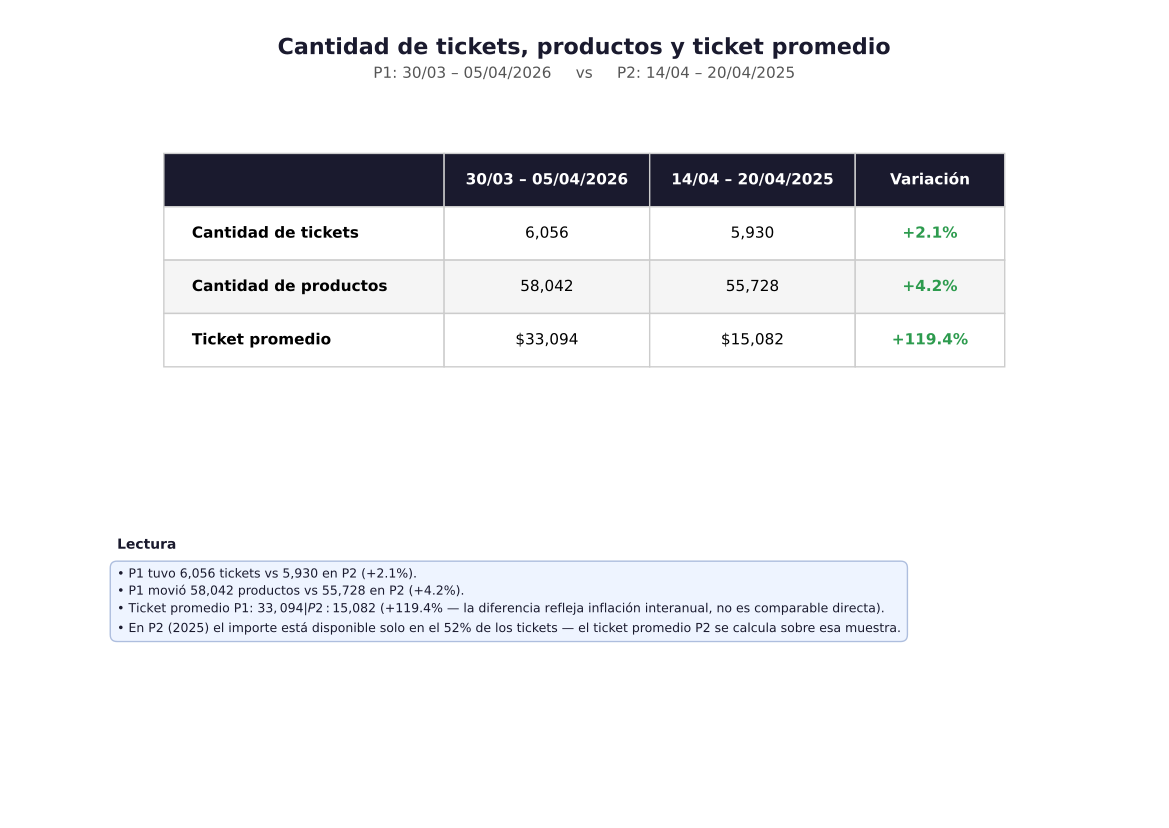

The script that saved this image:
"""
Análisis acotado al pedido de Sebastián (WhatsApp 06/04/2026):

  - Semana P1: 30/03/2026 → 05/04/2026
  - Semana P2: 14/04/2025 → 20/04/2025

  Métricas pedidas (y solo estas):
    1. Cantidad de tickets y cantidad de productos (P1 vs P2)
    2. Promedio de tickets (por día) y productos por ticket
    3. Media, mediana y percentiles del importe del ticket POR HORA
    4. Distribución de tickets por caja

Cada bloque va en una página propia con su gráfico y la explicación debajo.
"""
import re
import warnings
from pathlib import Path

import matplotlib
matplotlib.use("Agg")
import matplotlib.pyplot as plt
import matplotlib.gridspec as gridspec
from matplotlib.backends.backend_pdf import PdfPages
import numpy as np
import pandas as pd

warnings.filterwarnings("ignore")

# ── Rutas ──────────────────────────────────────────────────────────────────
BASE       = Path(__file__).resolve().parents[1]
OUT_DIR    = BASE / "abril"
CSV_HIST   = BASE / "data" / "raw" / "comprobantes_ventas_horario.csv"
PARQUET_DL = BASE / "data" / "processed" / "detalle_lineas.parquet"
EXCEL_2026 = Path(r"D:/GoogleDrive/PYMEINSIDE/nino/extraccion datos/2026/marzo/ReporteComprobantesVenta6-4.xlsx")

PDF_PATH   = OUT_DIR / "analisis_solo_pedido_sebastian.pdf"

# ── Períodos ───────────────────────────────────────────────────────────────
P1_START, P1_END = pd.Timestamp("2026-03-30"), pd.Timestamp("2026-04-05")
P2_START, P2_END = pd.Timestamp("2025-04-14"), pd.Timestamp("2025-04-20")
P1_LABEL = "30/03 – 05/04/2026"
P2_LABEL = "14/04 – 20/04/2025"
DIAS_ES  = ["Lun", "Mar", "Mié", "Jue", "Vie", "Sáb", "Dom"]

# ── Mapa cajas ──────────────────────────────────────────────────────────────
PV_MAP = {"0014":1,"0015":1,"0016":2,"0017":2,"0018":3,"0019":3,
          "0020":4,"0021":4,"0022":5,"0023":5,"0024":6,"0025":6,
          "0026":7,"0027":7,"0028":8,"0029":8}

# ── Colores ─────────────────────────────────────────────────────────────────
C1   = "#E63946"   # rojo  → P1 2026
C2   = "#4A90D9"   # azul  → P2 2025
CDARK = "#1A1A2E"
SPINE = "#CCCCCC"
C_INSIGHT, C_INS_BORDER = "#EEF4FF", "#AABBDD"

# ═══════════════════════════════════════════════════════════════════════════
# 1. CARGA DE DATOS
# ═══════════════════════════════════════════════════════════════════════════

def parse_hora_csv(s):
    """'1899-12-30 17:29:00,000' → 17"""
    try:
        return int(str(s)[11:13])
    except Exception:
        return np.nan

def parse_hora_excel(s):
    """'08:38' → 8"""
    try:
        return int(str(s)[:2])
    except Exception:
        return np.nan

def extract_pv(comp):
    """'Factura B 0020-00183892' → '0020'"""
    m = re.search(r'(\d{4})-\d+', str(comp))
    return m.group(1) if m else None


print("Cargando CSV histórico (2025)...")
csv = pd.read_csv(CSV_HIST, sep=";", low_memory=False)
csv = csv[csv["Comprobante"].astype(str).str.startswith("Factura", na=False)].copy()
csv["fecha"] = pd.to_datetime(csv["Fecha"].astype(str).str[:10])
csv["hora"]  = csv["Hora"].apply(parse_hora_csv)
csv["pv"]    = csv["Comprobante"].apply(extract_pv)
csv["caja"]  = csv["pv"].map(PV_MAP).fillna(0).astype(int)
csv["Importe"] = pd.to_numeric(csv["Importe"], errors="coerce")
csv = csv[csv["hora"].notna() & (csv["hora"] >= 7) & (csv["hora"] <= 22)]

print("Cargando Excel 2026...")
xl = pd.read_excel(EXCEL_2026, header=4)
xl = xl[~xl["Fecha"].astype(str).str.contains("TOTAL|nan", na=False)].copy()
xl["fecha"] = pd.to_datetime(xl["Fecha"], dayfirst=True, errors="coerce")
xl = xl[xl["fecha"].notna() & xl["Comprobante"].astype(str).str.startswith("Factura")].copy()
xl["hora"] = xl["Hora"].apply(parse_hora_excel)
xl["pv"]   = xl["Comprobante"].apply(extract_pv)
xl["caja"] = xl["pv"].map(PV_MAP).fillna(0).astype(int)
xl["Importe"] = pd.to_numeric(xl["Importe"], errors="coerce")
xl = xl[xl["hora"].notna() & (xl["hora"] >= 7) & (xl["hora"] <= 22)]

print("Cargando líneas (parquet) para conteo de productos...")
dl = pd.read_parquet(PARQUET_DL)

# ── Filtrar a los dos períodos ──────────────────────────────────────────────
p1_tk = xl[(xl["fecha"] >= P1_START) & (xl["fecha"] <= P1_END)].copy()
p2_tk = csv[(csv["fecha"] >= P2_START) & (csv["fecha"] <= P2_END)].copy()

p1_items = dl[(dl["fecha"] >= P1_START) & (dl["fecha"] <= P1_END)]
p2_items = dl[(dl["fecha"] >= P2_START) & (dl["fecha"] <= P2_END)]

print(f"P1 tickets: {p1_tk['Comprobante'].nunique():,}  |  P2 tickets: {p2_tk['Comprobante'].nunique():,}")
print(f"P1 items:   {len(p1_items):,}                |  P2 items:   {len(p2_items):,}")

p2_imp_validos = int(p2_tk["Importe"].notna().sum())
p2_imp_total   = len(p2_tk)
print(f"P2 importes disponibles: {p2_imp_validos:,}/{p2_imp_total:,} "
      f"({p2_imp_validos/p2_imp_total*100:.0f}%)")


# ═══════════════════════════════════════════════════════════════════════════
# 2. KPIs Y MÉTRICAS
# ═══════════════════════════════════════════════════════════════════════════

def kpis(tk_df, items_df):
    n_tk    = tk_df["Comprobante"].nunique()
    n_items = len(items_df)
    # Ticket promedio = importe total / cantidad tickets (solo importes válidos)
    imp_validos = tk_df[tk_df["Importe"].notna() & (tk_df["Importe"] > 0)]
    tk_prom = imp_validos["Importe"].mean() if len(imp_validos) else 0
    return {
        "tickets":    n_tk,
        "productos":  n_items,
        "tk_promedio": tk_prom,
    }

kp1 = kpis(p1_tk, p1_items)
kp2 = kpis(p2_tk, p2_items)

# Stats del importe del ticket POR HORA
def importe_hora_stats(tk_df):
    tk_df = tk_df[tk_df["Importe"].notna() & (tk_df["Importe"] > 0)].copy()
    out = {}
    for h in range(7, 23):
        sub = tk_df[tk_df["hora"] == h]["Importe"]
        if len(sub) < 3:
            out[h] = {"n": 0, "media": 0, "mediana": 0, "p25": 0, "p75": 0, "p90": 0}
        else:
            out[h] = {
                "n":       len(sub),
                "media":   sub.mean(),
                "mediana": sub.median(),
                "p25":     sub.quantile(0.25),
                "p75":     sub.quantile(0.75),
                "p90":     sub.quantile(0.90),
            }
    return pd.DataFrame(out).T

imp_h_p1 = importe_hora_stats(p1_tk)
imp_h_p2 = importe_hora_stats(p2_tk)

# Distribución por caja
def caja_stats(tk_df):
    df = tk_df[tk_df["caja"] > 0]
    g = df.groupby("caja").agg(
        tickets=("Comprobante", "nunique"),
        imp_med=("Importe", "median"),
    )
    return g.reindex(range(1, 9), fill_value=0)

caja_p1 = caja_stats(p1_tk)
caja_p2 = caja_stats(p2_tk)


# ═══════════════════════════════════════════════════════════════════════════
# 3. PDF
# ═══════════════════════════════════════════════════════════════════════════

OUT_DIR.mkdir(exist_ok=True)

def style_ax(ax, title=None, xlabel=None, ylabel=None):
    ax.set_facecolor("white")
    for sp in ax.spines.values():
        sp.set_color(SPINE); sp.set_linewidth(0.7)
    ax.tick_params(labelsize=8, color=CDARK)
    ax.grid(axis="y", color="#EEEEEE", linewidth=0.6, zorder=0)
    if title:  ax.set_title(title, fontsize=10, fontweight="bold", color=CDARK, pad=6)
    if xlabel: ax.set_xlabel(xlabel, fontsize=8.5, color=CDARK)
    if ylabel: ax.set_ylabel(ylabel, fontsize=8.5, color=CDARK)

def fmt_d(d):
    return f"+{d:.1f}%" if d >= 0 else f"{d:.1f}%"

def explica(ax, lines, ax_title="Lectura"):
    """Coloca una caja de texto con la explicación debajo del gráfico."""
    ax.axis("off")
    txt = "\n".join(["• " + l for l in lines])
    ax.text(0.0, 0.97, ax_title, transform=ax.transAxes,
            ha="left", va="top", fontsize=10, fontweight="bold", color=CDARK)
    ax.text(0.0, 0.84, txt, transform=ax.transAxes,
            ha="left", va="top", fontsize=9, color="#1A1A2E",
            linespacing=1.45,
            bbox=dict(boxstyle="round,pad=0.55", facecolor=C_INSIGHT,
                      edgecolor=C_INS_BORDER, alpha=0.95))


with PdfPages(PDF_PATH) as pdf:

    # =========================================================================
    # PÁGINA 1: Cantidad de tickets, productos y ticket promedio
    # =========================================================================
    fig = plt.figure(figsize=(11.69, 8.27))
    fig.patch.set_facecolor("white")
    gs = gridspec.GridSpec(2, 1, figure=fig,
                           left=0.10, right=0.90, top=0.88, bottom=0.08,
                           height_ratios=[1.4, 1.0], hspace=0.40)

    fig.text(0.5, 0.955, "Cantidad de tickets, productos y ticket promedio",
             ha="center", va="top", fontsize=16, fontweight="bold", color=CDARK)
    fig.text(0.5, 0.920, f"P1: {P1_LABEL}     vs     P2: {P2_LABEL}",
             ha="center", va="top", fontsize=11, color="#555")

    # ── Tabla resumen ──────────────────────────────────────────────────────
    ax_tbl = fig.add_subplot(gs[0]); ax_tbl.axis("off")
    vd  = (kp1["tickets"]    / kp2["tickets"]    - 1) * 100
    pdv = (kp1["productos"]  / kp2["productos"]  - 1) * 100
    vtp = (kp1["tk_promedio"]/ kp2["tk_promedio"]- 1) * 100 if kp2["tk_promedio"] else 0

    tbl_data = [
        ["", P1_LABEL, P2_LABEL, "Variación"],
        ["Cantidad de tickets",   f"{kp1['tickets']:,.0f}",   f"{kp2['tickets']:,.0f}",   fmt_d(vd)],
        ["Cantidad de productos", f"{kp1['productos']:,.0f}", f"{kp2['productos']:,.0f}", fmt_d(pdv)],
        ["Ticket promedio",       f"${kp1['tk_promedio']:,.0f}", f"${kp2['tk_promedio']:,.0f}", fmt_d(vtp)],
    ]
    col_w = [0.30, 0.22, 0.22, 0.16]
    tbl = ax_tbl.table(cellText=tbl_data[1:], colLabels=tbl_data[0],
                       colWidths=col_w, loc="center", cellLoc="center")
    tbl.auto_set_font_size(False); tbl.set_fontsize(11)
    for (r, c), cell in tbl.get_celld().items():
        cell.set_edgecolor(SPINE)
        if r == 0:
            cell.set_facecolor(CDARK); cell.set_text_props(color="white", fontweight="bold")
        elif r % 2 == 0: cell.set_facecolor("#F5F5F5")
        else:            cell.set_facecolor("white")
        if c == 0 and r > 0:
            cell.set_text_props(ha="left", fontweight="bold")
        if c == 3 and r > 0:
            v = tbl_data[r][3]
            cell.set_text_props(
                color="#2D9B4E" if v.startswith("+") else C1,
                fontweight="bold")
    tbl.scale(1, 3.2)

    # ── Explicación ───────────────────────────────────────────────────────
    ax_exp = fig.add_subplot(gs[1])
    explica(ax_exp, [
        f"P1 tuvo {kp1['tickets']:,} tickets vs {kp2['tickets']:,} en P2 ({fmt_d(vd)}).",
        f"P1 movió {kp1['productos']:,} productos vs {kp2['productos']:,} en P2 ({fmt_d(pdv)}).",
        f"Ticket promedio P1: ${kp1['tk_promedio']:,.0f}  |  P2: ${kp2['tk_promedio']:,.0f} "
        f"({fmt_d(vtp)} — la diferencia refleja inflación interanual, no es comparable directa).",
        f"En P2 (2025) el importe está disponible solo en el {p2_imp_validos/p2_imp_total*100:.0f}% "
        f"de los tickets — el ticket promedio P2 se calcula sobre esa muestra.",
    ])

    pdf.savefig(fig, dpi=150)
    plt.close(fig)

    # =========================================================================
    # PÁGINA 2: Importe del ticket por hora — media, mediana, percentiles
    # =========================================================================
    fig2 = plt.figure(figsize=(11.69, 8.27))
    fig2.patch.set_facecolor("white")
    gs2 = gridspec.GridSpec(3, 1, figure=fig2,
                            left=0.07, right=0.97, top=0.91, bottom=0.05,
                            height_ratios=[1.7, 1.4, 1.1], hspace=0.55)

    fig2.text(0.5, 0.965, "Importe del ticket por hora — media, mediana y percentiles",
              ha="center", va="top", fontsize=15, fontweight="bold", color=CDARK)
    fig2.text(0.5, 0.935,
              f"P1: {P1_LABEL}     vs     P2: {P2_LABEL}     "
              f"(*P2: importe disponible en {p2_imp_validos/p2_imp_total*100:.0f}% de los tickets)",
              ha="center", va="top", fontsize=9, color="#555")

    horas_act = [h for h in range(8, 22)
                 if (h in imp_h_p1.index and imp_h_p1.loc[h, "n"] > 0)]

    # ── Gráfico de líneas ────────────────────────────────────────────────
    ax_line = fig2.add_subplot(gs2[0])
    p1_med = [imp_h_p1.loc[h, "mediana"]/1000 for h in horas_act]
    p1_avg = [imp_h_p1.loc[h, "media"]/1000   for h in horas_act]
    p1_p25 = [imp_h_p1.loc[h, "p25"]/1000     for h in horas_act]
    p1_p75 = [imp_h_p1.loc[h, "p75"]/1000     for h in horas_act]
    p2_med = [imp_h_p2.loc[h, "mediana"]/1000 if (h in imp_h_p2.index and imp_h_p2.loc[h,"n"]>0) else None
              for h in horas_act]

    ax_line.fill_between(horas_act, p1_p25, p1_p75, color=C1, alpha=0.18,
                         label="P1: rango P25-P75")
    ax_line.plot(horas_act, p1_med, color=C1, lw=2.2, marker="o", ms=5,
                 label=f"P1 mediana ({P1_LABEL})", zorder=5)
    ax_line.plot(horas_act, p1_avg, color=C1, lw=1.4, ls=":", marker="^", ms=4,
                 alpha=0.85, label="P1 media", zorder=4)
    if any(v is not None for v in p2_med):
        ax_line.plot(horas_act, [v if v is not None else np.nan for v in p2_med],
                     color=C2, lw=2, marker="s", ms=5,
                     label=f"P2 mediana ({P2_LABEL})*", zorder=4)
    ax_line.set_xticks(horas_act)
    ax_line.set_xticklabels([f"{h}h" for h in horas_act], fontsize=9)
    ax_line.yaxis.set_major_formatter(plt.FuncFormatter(lambda v, _: f"${v:.0f}K"))
    style_ax(ax_line, title="Importe del ticket por hora",
             ylabel="$ miles", xlabel="Hora del día")
    ax_line.legend(fontsize=8, framealpha=0.88, ncol=2)

    # ── Tabla con TODAS las stats por hora (P1) ──────────────────────────
    ax_t = fig2.add_subplot(gs2[1]); ax_t.axis("off")
    def fmt_k(v): return f"${v/1000:.1f}K" if v > 0 else "-"
    rows = []
    for h in horas_act:
        row = [f"{h}h",
               f"{int(imp_h_p1.loc[h,'n']):,}",
               fmt_k(imp_h_p1.loc[h,'media']),
               fmt_k(imp_h_p1.loc[h,'mediana']),
               fmt_k(imp_h_p1.loc[h,'p25']),
               fmt_k(imp_h_p1.loc[h,'p75']),
               fmt_k(imp_h_p1.loc[h,'p90'])]
        rows.append(row)
    cols = ["Hora", "Tickets", "Media", "Mediana", "P25", "P75", "P90"]
    tbl_h = ax_t.table(cellText=rows, colLabels=cols,
                       colWidths=[0.07, 0.10, 0.13, 0.13, 0.13, 0.13, 0.13],
                       loc="center", cellLoc="center")
    tbl_h.auto_set_font_size(False); tbl_h.set_fontsize(8.5)
    for (r, c), cell in tbl_h.get_celld().items():
        cell.set_edgecolor(SPINE)
        if r == 0:
            cell.set_facecolor(CDARK); cell.set_text_props(color="white", fontweight="bold")
        elif r % 2 == 0:
            cell.set_facecolor("#F5F5F5")
        else:
            cell.set_facecolor("white")
        if c == 0 and r > 0:
            cell.set_text_props(fontweight="bold", color=C1)
    tbl_h.scale(1, 1.45)

    # ── Explicación ──────────────────────────────────────────────────────
    ax_exp2 = fig2.add_subplot(gs2[2])
    h_pico_med = max(horas_act, key=lambda h: imp_h_p1.loc[h, "mediana"])
    valor_pico = imp_h_p1.loc[h_pico_med, "mediana"]
    p90_max    = imp_h_p1["p90"].max()
    h_p90_max  = imp_h_p1["p90"].idxmax()
    explica(ax_exp2, [
        f"En P1 la mediana de importe más alta cae a las {h_pico_med}h "
        f"(${valor_pico/1000:.1f}K). Es el momento del día con tickets más grandes.",
        f"La banda sombreada muestra el rango P25–P75 (la mitad central de los tickets de cada hora). "
        f"Más ancha = mayor variabilidad de gasto.",
        f"El P90 más alto se da a las {h_p90_max}h con ${p90_max/1000:.0f}K: "
        f"el 10% de los clientes de esa hora gasta por encima de ese valor.",
        f"La mediana de P2 está abajo en términos absolutos (~½) por la inflación interanual "
        f"(no es comparable directamente, sí lo es la forma de la curva por hora).",
    ])

    pdf.savefig(fig2, dpi=150)
    plt.close(fig2)

    # =========================================================================
    # PÁGINA 3: Distribución de tickets por caja
    # =========================================================================
    fig3 = plt.figure(figsize=(11.69, 8.27))
    fig3.patch.set_facecolor("white")
    gs3 = gridspec.GridSpec(3, 1, figure=fig3,
                            left=0.07, right=0.97, top=0.91, bottom=0.05,
                            height_ratios=[1.6, 1.3, 1.0], hspace=0.55)

    fig3.text(0.5, 0.965, "Distribución de tickets por caja",
              ha="center", va="top", fontsize=15, fontweight="bold", color=CDARK)
    fig3.text(0.5, 0.935, f"P1: {P1_LABEL}     vs     P2: {P2_LABEL}",
              ha="center", va="top", fontsize=10, color="#555")

    cajas = list(range(1, 9))
    tot_p1 = caja_p1["tickets"].sum()
    tot_p2 = caja_p2["tickets"].sum()
    pct_p1 = caja_p1["tickets"] / tot_p1 * 100
    pct_p2 = caja_p2["tickets"] / tot_p2 * 100

    # ── Gráfico de barras ────────────────────────────────────────────────
    ax_c = fig3.add_subplot(gs3[0])
    x, w = np.arange(8), 0.38
    ax_c.bar(x - w/2, pct_p1.values, width=w, color=C1, label=P1_LABEL, zorder=3)
    ax_c.bar(x + w/2, pct_p2.values, width=w, color=C2, label=P2_LABEL, zorder=3)
    ax_c.set_xticks(x); ax_c.set_xticklabels([f"Caja {c}" for c in cajas], fontsize=9)
    ax_c.yaxis.set_major_formatter(plt.FuncFormatter(lambda v, _: f"{v:.0f}%"))
    style_ax(ax_c, title="% de tickets por caja", ylabel="% del total semanal")
    ax_c.legend(fontsize=9, framealpha=0.85, loc="upper right")
    for rect in ax_c.patches:
        hv = rect.get_height()
        if hv > 0.3:
            ax_c.text(rect.get_x() + rect.get_width()/2, hv + 0.18,
                      f"{hv:.1f}%", ha="center", va="bottom", fontsize=7.5, color=CDARK)

    # ── Tabla con tickets absolutos ───────────────────────────────────────
    ax_ct = fig3.add_subplot(gs3[1]); ax_ct.axis("off")
    rows = []
    for c in cajas:
        t1 = int(caja_p1.loc[c, "tickets"])
        t2 = int(caja_p2.loc[c, "tickets"]) if c in caja_p2.index else 0
        pp1 = pct_p1.loc[c]
        pp2 = pct_p2.loc[c]
        var = (t1/t2 - 1)*100 if t2 > 0 else float("nan")
        rows.append([f"Caja {c}", f"{t1:,}", f"{pp1:.1f}%",
                     f"{t2:,}", f"{pp2:.1f}%",
                     fmt_d(var) if not np.isnan(var) else "-"])
    rows.append(["Total", f"{int(tot_p1):,}", "100%",
                 f"{int(tot_p2):,}", "100%", fmt_d((tot_p1/tot_p2-1)*100)])
    cols = ["", f"Tickets {P1_LABEL}", "% P1",
            f"Tickets {P2_LABEL}", "% P2", "Variación"]
    tbl_c = ax_ct.table(cellText=rows, colLabels=cols,
                        colWidths=[0.10, 0.20, 0.10, 0.20, 0.10, 0.15],
                        loc="center", cellLoc="center")
    tbl_c.auto_set_font_size(False); tbl_c.set_fontsize(9)
    for (r, c), cell in tbl_c.get_celld().items():
        cell.set_edgecolor(SPINE)
        if r == 0:
            cell.set_facecolor(CDARK); cell.set_text_props(color="white", fontweight="bold")
        elif r == len(cajas) + 1:
            cell.set_facecolor("#E8E8E8"); cell.set_text_props(fontweight="bold")
        elif r % 2 == 0:
            cell.set_facecolor("#F5F5F5")
        else:
            cell.set_facecolor("white")
        if c == 0 and r > 0:
            cell.set_text_props(fontweight="bold")
        if c == 5 and 0 < r <= len(cajas):
            v = rows[r-1][5]
            if v != "-":
                cell.set_text_props(
                    color="#2D9B4E" if v.startswith("+") else C1,
                    fontweight="bold")
    tbl_c.scale(1, 1.55)

    # ── Explicación ──────────────────────────────────────────────────────
    ax_exp3 = fig3.add_subplot(gs3[2])
    top1_p1 = pct_p1.idxmax()
    top1_p2 = pct_p2.idxmax()
    cajas_op_p1 = int((caja_p1["tickets"] > 0).sum())
    cajas_op_p2 = int((caja_p2["tickets"] > 0).sum())
    explica(ax_exp3, [
        f"En P1 la caja con más tickets fue la Caja {top1_p1} ({pct_p1.loc[top1_p1]:.1f}% del total). "
        f"En P2 fue la Caja {top1_p2} ({pct_p2.loc[top1_p2]:.1f}%).",
        f"Cajas con actividad: {cajas_op_p1} en P1 vs {cajas_op_p2} en P2 (de 8 disponibles).",
        f"Comparando P1 vs P2 caja por caja, la columna 'Variación' muestra cuáles cajas "
        f"crecieron y cuáles cayeron en volumen absoluto de tickets.",
    ])

    pdf.savefig(fig3, dpi=150)
    plt.close(fig3)


print(f"\nPDF generado: {PDF_PATH}")
